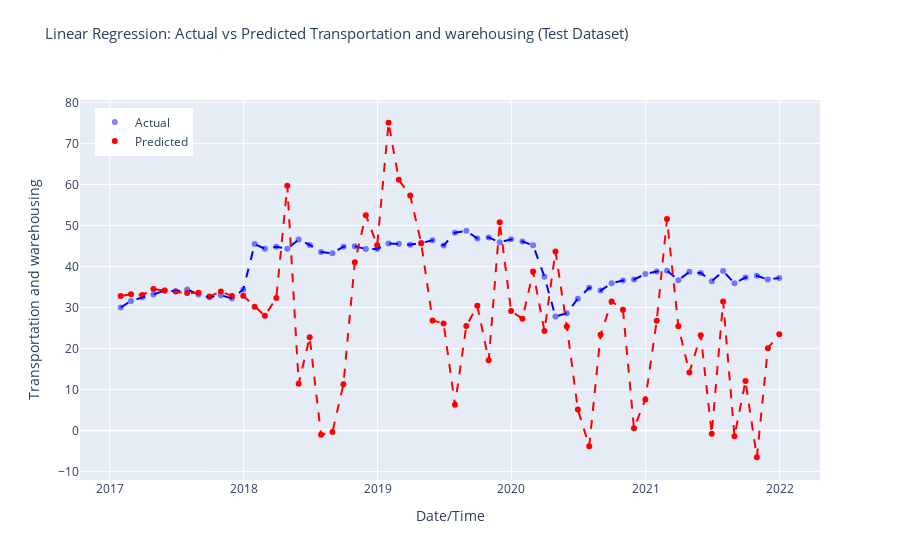

This figure's notebook cell:
### Code cell
# Make predictions on the test dataset
predictions = pycr.predict_model(model_tuned, data = test_data)

r2 = r2_score(predictions['Transportation and warehousing'], predictions['prediction_label'])
print('R-squared (R2) Score:', r2)

# Sort predictions DataFrame by index
predictions.sort_index(inplace=True)

# Create Plotly figure
fig = make_subplots(rows=1, cols=1, shared_xaxes=True, shared_yaxes=True)

# Add scatter plot for actual values
fig.add_trace(go.Scatter(x=predictions.index, y=predictions['Transportation and warehousing'],
                         mode='markers', marker=dict(color='blue', opacity=0.5),
                         name='Actual'), row=1, col=1)

# Add scatter plot for predicted values
fig.add_trace(go.Scatter(x=predictions.index, y=predictions['prediction_label'],
                         mode='markers', marker=dict(color='red'),
                         name='Predicted'), row=1, col=1)

# Add lines for sorted actual values
fig.add_trace(go.Scatter(x=predictions.index, y=predictions['Transportation and warehousing'].sort_index(),
                         mode='lines', line=dict(color='blue', dash='dash'),
                         showlegend=False), row=1, col=1)

# Add lines for sorted predicted values
fig.add_trace(go.Scatter(x=predictions.index, y=predictions['prediction_label'].sort_index(),
                         mode='lines', line=dict(color='red', dash='dash'),
                         showlegend=False), row=1, col=1)

fig.update_layout(title_text='Linear Regression: Actual vs Predicted Transportation and warehousing (Test Dataset)',
                  title_font_size=15, title_y=0.95, 
                  xaxis_title='Date/Time', yaxis_title='Transportation and warehousing',
                  legend=dict(x=0.02, y=0.98),
                  grid=dict(rows=1, columns=1, ygap=0.2))

# Show interactive plot
fig.show()
